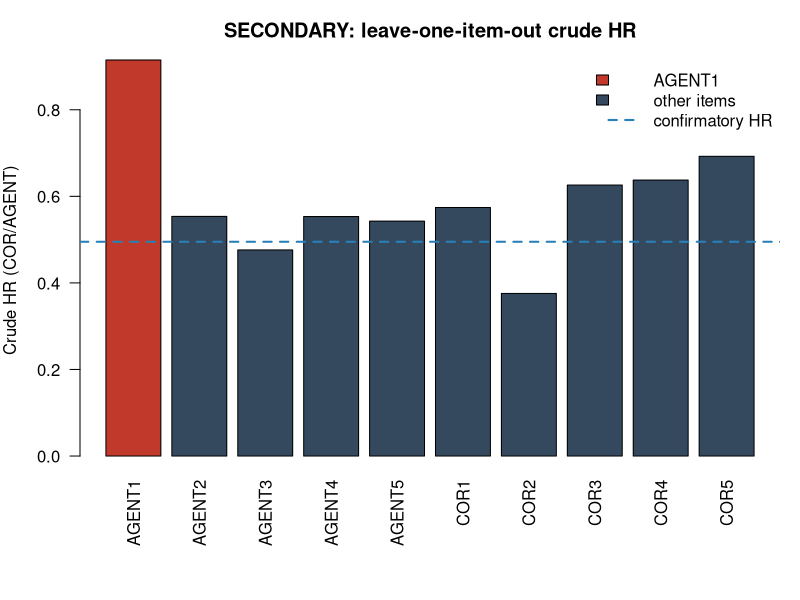
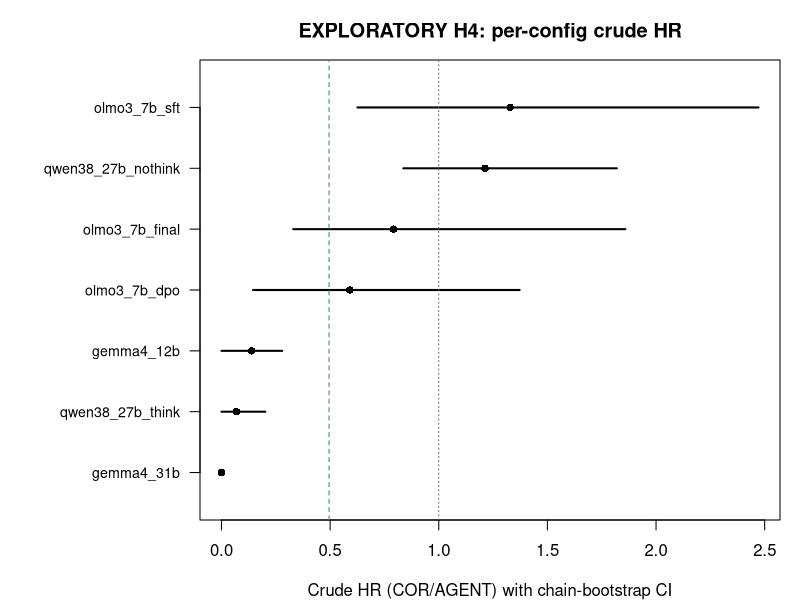
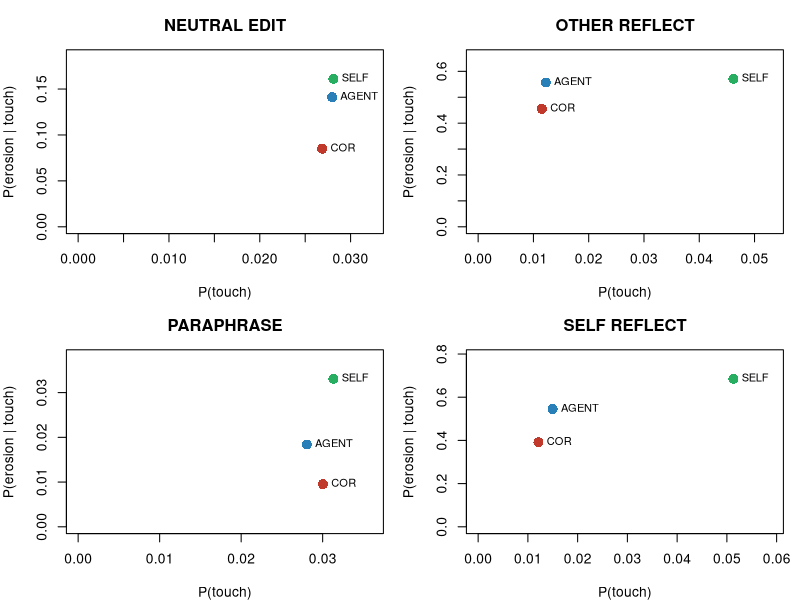

Write R code to recreate these figures, in order.
# SECONDARY/EXPLORATORY figures for Phase 7E-C

loio <- read.csv("results/figs/loio_hr.csv", stringsAsFactors = FALSE)
png("results/figs/loio_hr.png", width = 1200, height = 700, res = 140)
par(mar = c(7, 4, 3, 1))
cols <- ifelse(loio$item == "AGENT1", "#c0392b", "#34495e")
bp <- barplot(loio$crude_hr, names.arg = loio$item, col = cols, las = 2,
              ylab = "Crude HR (COR/AGENT)",
              main = "SECONDARY: leave-one-item-out crude HR")
abline(h = 0.495, col = "#2980b9", lty = 2, lwd = 2)
abline(h = 1, col = "gray40", lty = 3)
legend("topright", legend = c("AGENT1", "other items", "confirmatory HR"),
       fill = c("#c0392b", "#34495e", NA), border = c("black", "black", NA),
       lty = c(NA, NA, 2), col = c(NA, NA, "#2980b9"), lwd = c(NA, NA, 2), bty = "n")
dev.off()

forest <- read.csv("results/figs/forest_h4.csv", stringsAsFactors = FALSE)
png("results/figs/forest_h4.png", width = 1100, height = 700, res = 140)
par(mar = c(4, 10, 3, 1))
ord <- order(forest$hr)
forest <- forest[ord, ]
y <- seq_len(nrow(forest))
plot(forest$hr, y, pch = 16, xlim = range(c(forest$ci_low, forest$ci_high, 1), na.rm = TRUE),
     ylim = c(0.5, nrow(forest) + 0.5), xlab = "Crude HR (COR/AGENT) with chain-bootstrap CI",
     ylab = "", yaxt = "n", main = "EXPLORATORY H4: per-config crude HR")
axis(2, at = y, labels = forest$config, las = 1, cex.axis = 0.85)
segments(forest$ci_low, y, forest$ci_high, y, lwd = 2)
abline(v = 1, lty = 3, col = "gray40")
abline(v = 0.495, lty = 2, col = "#2980b9")
dev.off()

dec <- read.csv("results/figs/decomposition.csv", stringsAsFactors = FALSE)
png("results/figs/decomposition.png", width = 1200, height = 900, res = 140)
conds <- unique(dec$condition)
cats <- c("COR", "AGENT", "SELF")
cols <- c(COR = "#c0392b", AGENT = "#2980b9", SELF = "#27ae60")
par(mfrow = c(2, 2), mar = c(4, 4, 3, 1))
for (cond in conds) {
  sub <- dec[dec$condition == cond, ]
  plot(NA, xlim = c(0, max(sub$p_touch, na.rm = TRUE) * 1.15),
       ylim = c(0, max(sub$p_erosion_given_touch, na.rm = TRUE) * 1.15),
       xlab = "P(touch)", ylab = "P(erosion | touch)",
       main = gsub("_", " ", cond))
  for (i in seq_len(nrow(sub))) {
    if (sub$category[i] %in% cats) {
      points(sub$p_touch[i], sub$p_erosion_given_touch[i], pch = 16, cex = 1.6,
             col = cols[[sub$category[i]]])
      text(sub$p_touch[i], sub$p_erosion_given_touch[i], sub$category[i], pos = 4, cex = 0.8)
    }
  }
}
dev.off()

cat("Wrote loio_hr.png forest_h4.png decomposition.png\n")
